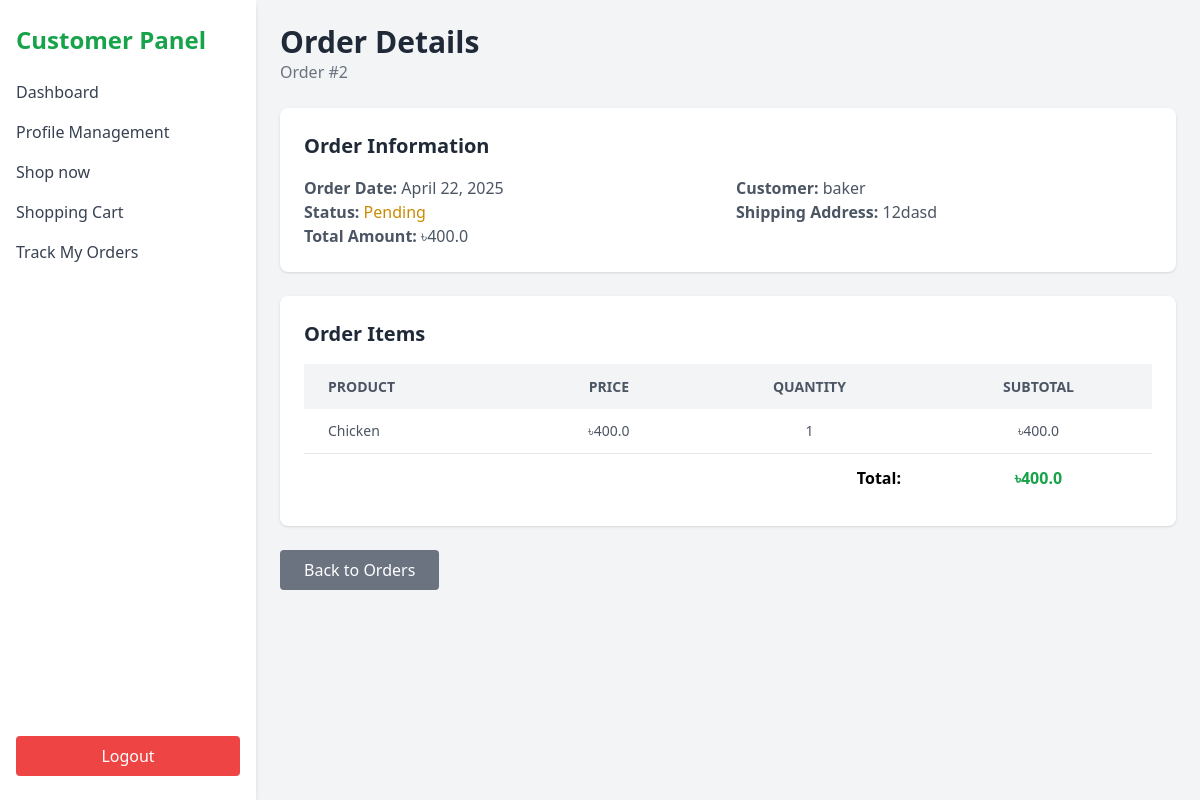
The app's page /view-order-details/2 (signed in), older data.
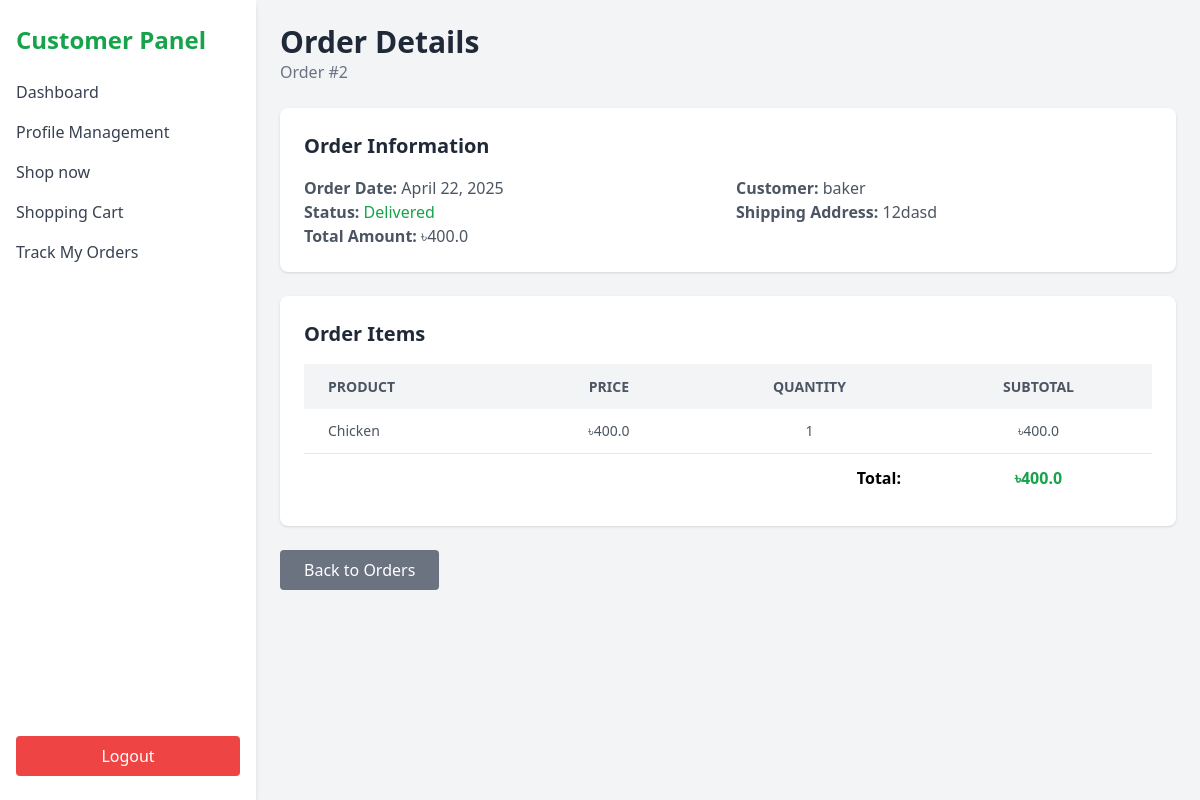
The same page, newer data.
### models.py (models this page shows, shortened)
class Order(db.Model):
    id = db.Column(db.Integer, primary_key=True)
    customer_id = db.Column(db.Integer, db.ForeignKey('user.id'))
    delivery_man_id = db.Column(db.Integer, db.ForeignKey('user.id'))
    status = db.Column(db.String(20), default='Pending')  # Pending, In Transit, Delivered, Cancelled
    total_amount = db.Column(db.Float)
    shipping_address = db.Column(db.Text)
    order_date = db.Column(db.DateTime, default=datetime.utcnow)
    delivery_date = db.Column(db.DateTime)
    priority = db.Column(db.Enum(PriorityLevel), default=PriorityLevel.medium)
    customer = db.relationship('User', foreign_keys=[customer_id], backref='customer_orders')
    delivery_man = db.relationship('User', foreign_keys=[delivery_man_id], backref='delivery_orders')

### app.py (the view)
@app.route('/view-order-details/<int:order_id>')
def view_order_details(order_id):
    user_id = session.get('user_id')
    user = db.session.get(User, user_id)
    if not user:
        return redirect(url_for('login'))
    order = Order.query.get_or_404(order_id)
    if user.role == 'customer' and order.customer_id != user_id:
        flash('You are not authorized to view this order', 'danger')
        return redirect(url_for('track_customer_orders'))
    elif user.role == 'delivery_man' and order.delivery_man_id != user_id:
        flash('You are not authorized to view this order', 'danger')
        return redirect(url_for('assigned_orders'))
    elif user.role not in ['admin', 'manager', 'customer', 'delivery_man']:
        return redirect(url_for('home'))
    return render_template('order_details.html', user=user, order=order)

### models.py (called while the page is built)
    @property
    def subtotal(self):
        return self.quantity * self.price

### templates/order_details.html (shortened to what the changed rows need)
<!DOCTYPE html>
<html lang="en">
<head>
  <script src="https://cdn.tailwindcss.com"></script>
</head>
<body class="bg-gray-100 min-h-screen">
  <div class="flex h-screen">
    <aside class="w-64 bg-white shadow-md px-4 py-6 flex flex-col h-full">
      <h1 class="text-2xl font-bold text-green-600 mb-6">
        {% if user.role == 'customer' %}
          Customer Panel
        {% elif user.role == 'delivery_man' %}
          Delivery Panel
        {% elif user.role == 'admin' %}
          Admin Panel
        {% elif user.role == 'manager' %}
          Manager Panel
        {% endif %}
      </h1>
    </aside>
    <main class="flex-1 p-6 overflow-y-auto">
      <header class="mb-6">
        <h2 class="text-3xl font-semibold text-gray-800">Order Details</h2>
        <p class="text-gray-500">Order #{{ order.id }}</p>
      </header>
      <section class="bg-white p-6 rounded-lg shadow mb-6">
        <div class="grid grid-cols-1 md:grid-cols-2 gap-4">
          <div>
            <p class="text-gray-600"><span class="font-semibold">Order Date:</span> {{ order.order_date.strftime('%B %d, %Y') }}</p>
            <p class="text-gray-600"><span class="font-semibold">Status:</span>
              <span class="{% if order.status == 'Pending' %}text-yellow-600{% elif order.status == 'In Transit' %}text-blue-600{% elif order.status == 'Delivered' %}text-green-600{% elif order.status == 'Cancelled' %}text-red-600{% endif %}">
                {{ order.status }}
              </span>
            </p>
            <p class="text-gray-600"><span class="font-semibold">Total Amount:</span> ৳{{ order.total_amount }}</p>
          </div>
          <div>
            <p class="text-gray-600"><span class="font-semibold">Customer:</span> {{ order.customer.name }}</p>
            <p class="text-gray-600"><span class="font-semibold">Shipping Address:</span> {{ order.shipping_address }}</p>
          </div>
        </div>
      </section>
      <section class="bg-white p-6 rounded-lg shadow mb-6">
        <div class="overflow-x-auto">
          <table class="min-w-full bg-white">
            <thead>
              <tr class="bg-gray-100 text-gray-600 uppercase text-sm leading-normal">
                <th class="py-3 px-6 text-left">Product</th>
                <th class="py-3 px-6 text-center">Price</th>
                <th class="py-3 px-6 text-center">Quantity</th>
                <th class="py-3 px-6 text-center">Subtotal</th>
              </tr>
            </thead>
            <tfoot>
              <tr class="border-t">
                <td colspan="3" class="py-3 px-6 text-right font-semibold">Total:</td>
                <td class="py-3 px-6 text-center font-bold text-green-600">৳{{ order.total_amount }}</td>
              </tr>
            </tfoot>
          </table>
        </div>
      </section>
    </main>
  </div>
</body>
</html>

Row changes from the older to the newer data that the page shows:
changed Order "12dasd": status "Pending" → "Delivered"
